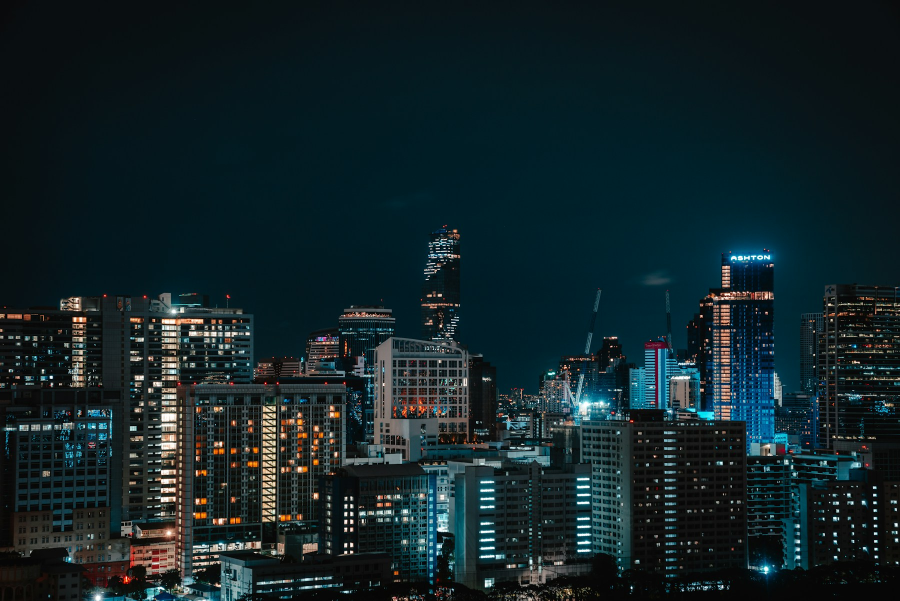
#> input picture pdf-build/raw/starboy-bangkok-night.jpg, 1800 x 1201 px (shown at 1/2 size); its folder holds 6 pictures in this run
$ python prepare-starboy.py
#> lines starting #> are read from the running program, lines starting #| are printed output that depends on the picture; pictures that were not available may be replaced by others from this repository, and a replacement may not be noted
"""Prepare immutable, locally served destination photography for the Starboy brochure and site."""
from pathlib import Path
from shutil import copyfile
from PIL import Image, ImageOps, ImageDraw

root = Path(__file__).resolve().parent
names = ["bangkok-night", "skyline", "phi-phi", "phuket-beach", "old-town", "concert"]
for name in names:
    source = root / "raw" / f"starboy-{name}.jpg"
    target = root.parent / "web/public" / f"starboy-{name}-20260911.jpg"
    if target.exists():
        print(f"Retained {target.name}")
        continue
    image = ImageOps.exif_transpose(Image.open(source)).convert("RGB")
#> image is the input picture: PIL image 1800x1201 RGB; mean R, G, B 19.2, 36.1, 40.3
    image.thumbnail((1600, 1800), Image.Resampling.LANCZOS)
#> image: PIL image 1600x1068 RGB
    image.save(target, "JPEG", quality=87, optimize=True)
    print(f"Prepared {target.name}: {image.size}")
#| Prepared starboy-bangkok-night-20260911.jpg: (1600, 1068)
#> pass 3 of the loop `for name in names:`:
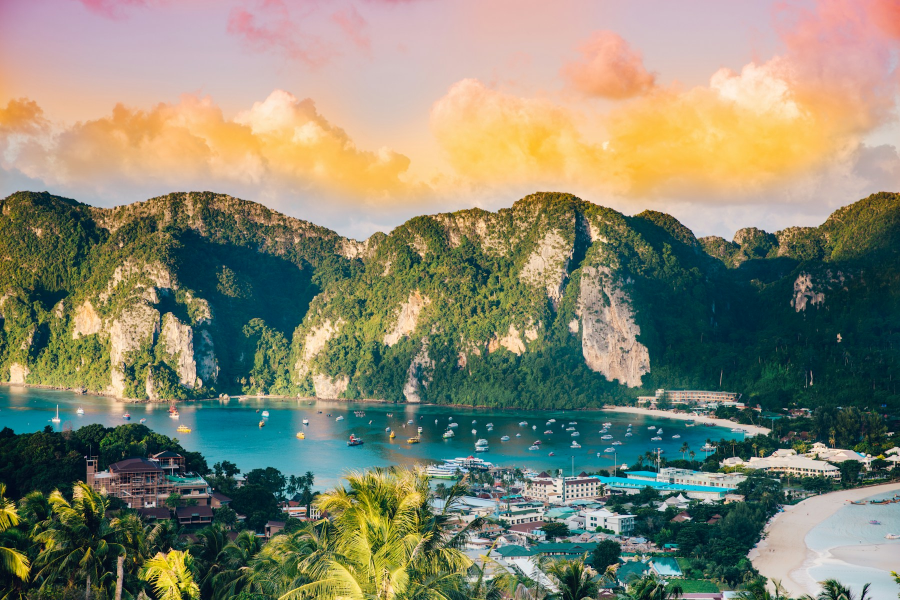
#> input picture pdf-build/raw/starboy-phi-phi.jpg, 1800 x 1200 px (shown at 1/2 size)
#> image is the input picture: PIL image 1800x1200 RGB; mean R, G, B 133.3, 134.3, 113.2
#> `image.thumbnail((1600, 1800), Image.Resampling.LANCZOS)`:
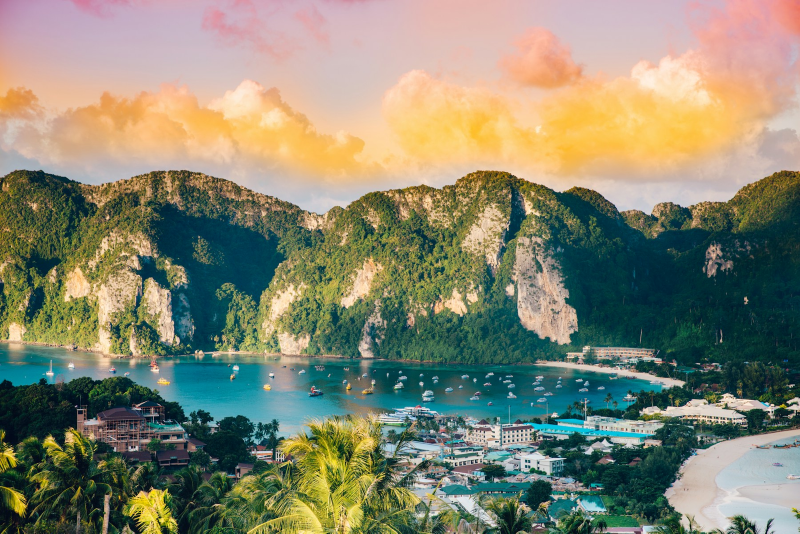
#> image: PIL image 1600x1067 RGB (shown at 1/2 size); mean R, G, B 133.3, 134.3, 113.2
#| Prepared starboy-phi-phi-20260911.jpg: (1600, 1067)
#> the loop made 6 passes; the first 3 are shown

# The existing Grimoire renderer expects ready-cropped images, never distorted originals.
for name in names:
    source = ImageOps.exif_transpose(Image.open(root / "raw" / f"starboy-{name}.jpg")).convert("RGB")
    target = root / "img2" / f"starboy-{name}-band.jpg"
    cropped = ImageOps.fit(source, (1600, 632), Image.Resampling.LANCZOS, centering=(0.5, 0.65 if name == "concert" else 0.5))
#> pass 3 of the loop `for name in names:`:
#> `cropped = ImageOps.fit(source, (1600, 632), Image.Resampling.LANCZOS, ..`:
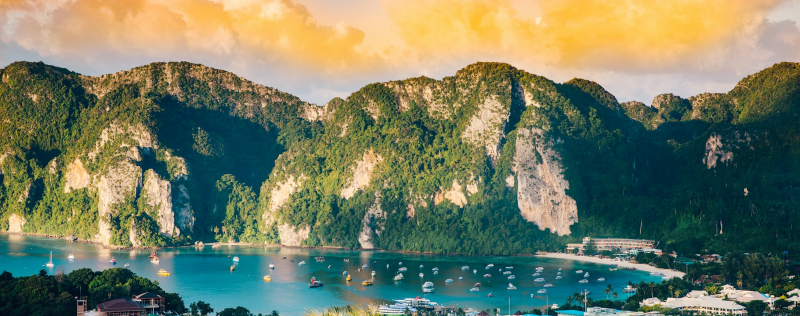
#> cropped: PIL image 1600x632 RGB (shown at 1/2 size); mean R, G, B 114.7, 124.2, 99.9
#> the loop made 6 passes; the first 3 are shown
    if not target.exists():
        cropped.save(target, "JPEG", quality=90, optimize=True)
for name, role in [("bangkok-night", "cover"), ("phi-phi", "final")]:
    source = ImageOps.exif_transpose(Image.open(root / "raw" / f"starboy-{name}.jpg")).convert("RGB")
    target = root / "img2" / f"starboy-{role}.jpg"
    if not target.exists():
        ImageOps.fit(source, (1191, 1684), Image.Resampling.LANCZOS).save(target, "JPEG", quality=90, optimize=True)

# Licensed archive performance photo; position the face above the cover text.
weeknd = ImageOps.exif_transpose(Image.open(root / "raw/starboy-weeknd-feq-2018.jpg")).convert("RGB")
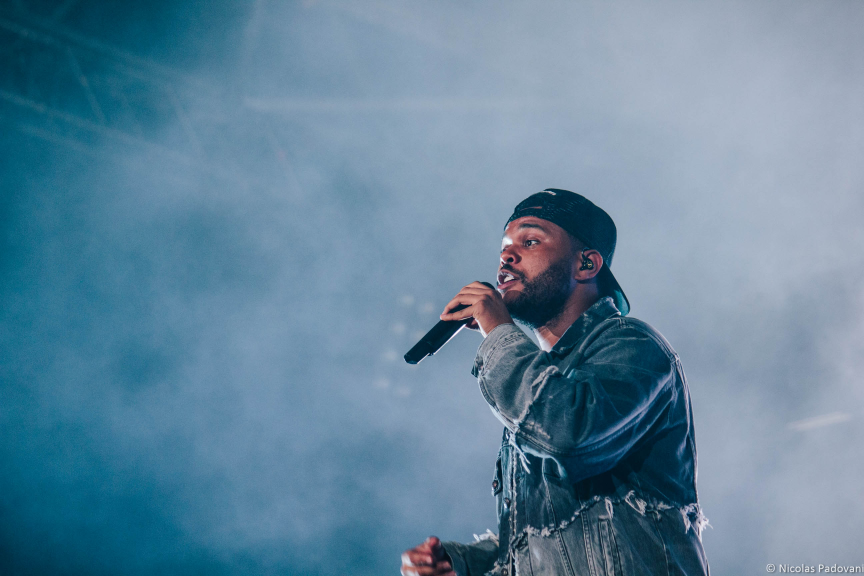
#> input picture pdf-build/raw/starboy-weeknd-feq-2018.jpg, 2592 x 1728 px (shown at 1/3 size)
#> weeknd is the input picture: PIL image 2592x1728 RGB; mean R, G, B 98.6, 133.4, 156.2
web_photo = weeknd.copy()
web_photo.thumbnail((1800, 1800), Image.Resampling.LANCZOS)
web_photo.save(root.parent / "web/public/starboy-weeknd-live-20260911-v2.jpg", "JPEG", quality=90, optimize=True)
ImageOps.fit(weeknd, (1600, 632), Image.Resampling.LANCZOS, centering=(0.5, 0.32)).save(root / "img2/starboy-weeknd-band-v2.jpg", "JPEG", quality=92, optimize=True)
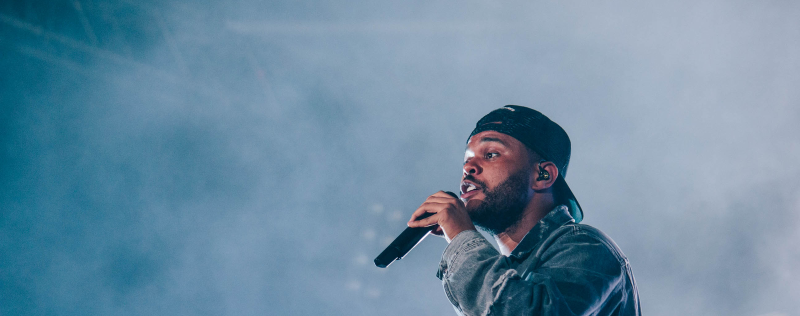
#> saved as starboy-weeknd-band-v2.jpg: PIL image 1600x632 RGB (shown at 1/2 size); mean R, G, B 108, 140.3, 162.9

for role, size, photo_height in [("cover", (1191, 1684), 1120), ("mobile", (1000, 2000), 1170)]:
    canvas = Image.new("RGB", size, (10, 8, 6))
    portrait = weeknd.crop((900, 120, 2360, 1620))
    portrait = ImageOps.fit(portrait, (size[0], photo_height), Image.Resampling.LANCZOS, centering=(0.5, 0.15))
    canvas.paste(portrait, (0, 0))
    fade = Image.new("RGBA", size, (0, 0, 0, 0))
    draw = ImageDraw.Draw(fade)
    start = photo_height - 340
    for y in range(start, photo_height):
        draw.line((0, y, size[0], y), fill=(10, 8, 6, round(255 * (y - start) / (photo_height - start - 1))))
    canvas = Image.alpha_composite(canvas.convert("RGBA"), fade).convert("RGB")
    target = root / "img2/starboy-weeknd-cover-v2.jpg" if role == "cover" else root.parent / "web/public/starboy-weeknd-mobile-20260911-v2.jpg"
    canvas.save(target, "JPEG", quality=92, optimize=True)
    print(f"Prepared Weeknd {role}: {size}")
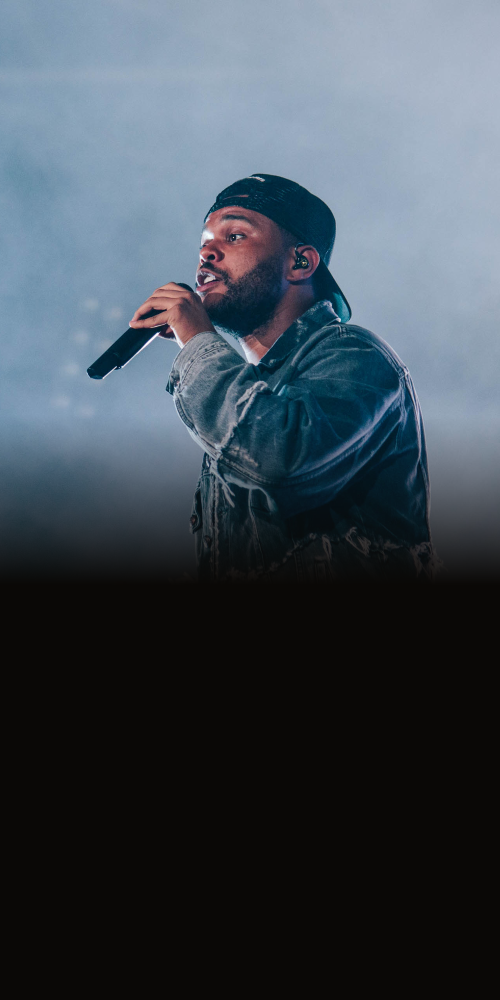
#> canvas: PIL image 1000x2000 RGB (shown at 1/2 size); mean R, G, B 64.2, 74.3, 83.5
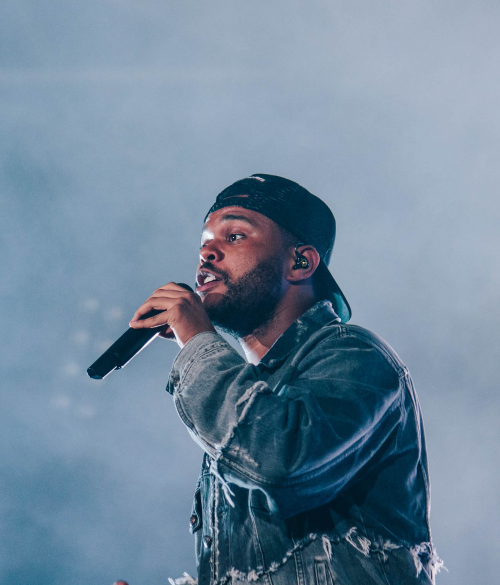
#> portrait: PIL image 1000x1170 RGB (shown at 1/2 size); mean R, G, B 112.5, 136, 156.7

# User-selected replacement: keep native pixels and avoid another lossy JPEG pass.
source = root / "raw/starboy-weeknd-user-20260911.png"
selected = ImageOps.exif_transpose(Image.open(source)).convert("RGB")
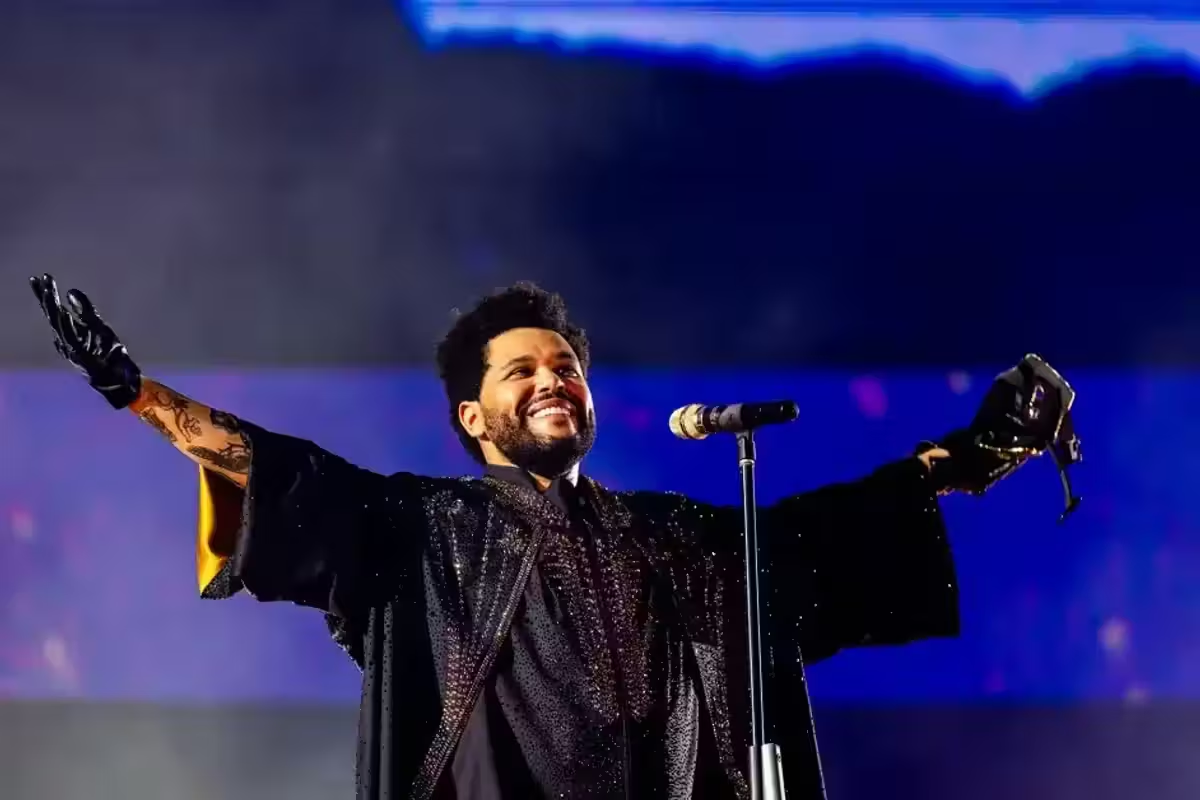
#> input picture pdf-build/raw/starboy-weeknd-user-20260911.png, 1200 x 800 px
#> selected is the input picture: PIL image 1200x800 RGB; mean R, G, B 39.6, 38, 92
assert selected.size == (1200, 800), "Review crop coordinates if the upload changes"
public = root.parent / "web/public"
original = public / "starboy-weeknd-live-20260911-v3.png"
if not original.exists():
    copyfile(source, original)
assert original.read_bytes() == source.read_bytes(), "The public original must be byte-identical"

band = root / "img2/starboy-weeknd-band-v3.png"
if not band.exists():
    # Native-width 2.53:1 band: include the raised arms, face and microphone.
    selected.crop((0, 195, 1200, 669)).save(band, "PNG", optimize=True)

for role, size, crop in [
    ("cover", (1200, 1697), (0, 0, 1200, 800)),
    ("mobile", (900, 1800), (150, 0, 1050, 800)),
]:
    target = root / "img2/starboy-weeknd-cover-v3.png" if role == "cover" else public / "starboy-weeknd-mobile-20260911-v3.png"
    if target.exists():
        continue
    portrait = selected.crop(crop)
    canvas = Image.new("RGB", size, (10, 8, 6))
    canvas.paste(portrait, (0, 0))
    fade = Image.new("RGBA", size, (0, 0, 0, 0))
    draw = ImageDraw.Draw(fade)
    # The face (y=280–480) stays untouched; fade only the lower costume into charcoal.
    for y in range(600, 800):
        draw.line((0, y, size[0], y), fill=(10, 8, 6, round(255 * (y - 600) / 199)))
    Image.alpha_composite(canvas.convert("RGBA"), fade).convert("RGB").save(target, "PNG", optimize=True)
    print(f"Prepared uploaded Weeknd {role}: {size}, native-scale photo")
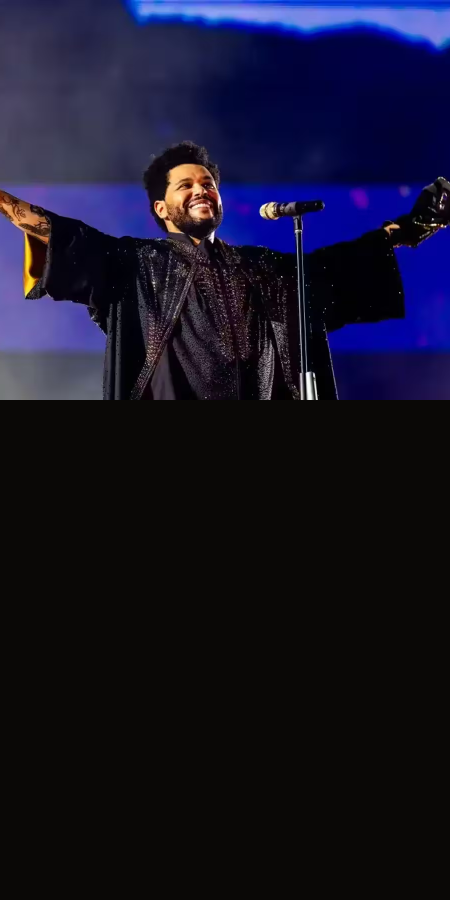
#> canvas: PIL image 900x1800 RGB (shown at 1/2 size); mean R, G, B 21.3, 19.5, 39.9
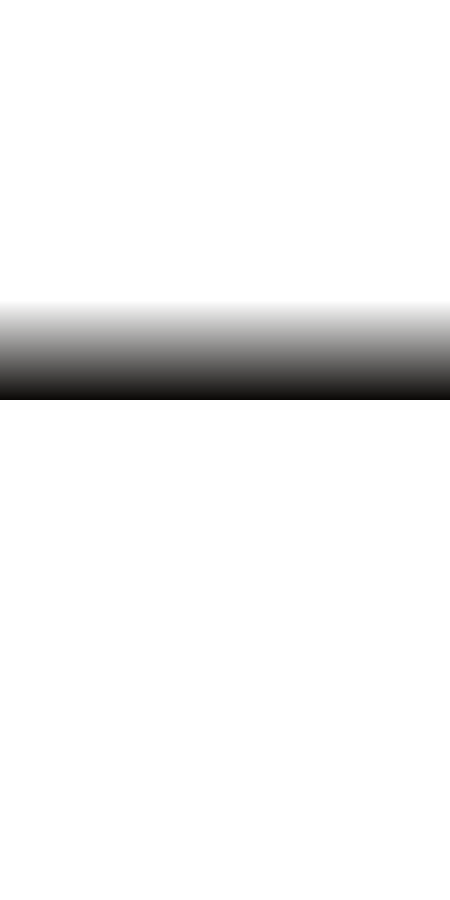
#> fade: PIL image 900x1800 RGBA (shown at 1/2 size); mean R, G, B, A 1.1, 0.9, 0.7, 14.2; transparent parts drawn white
